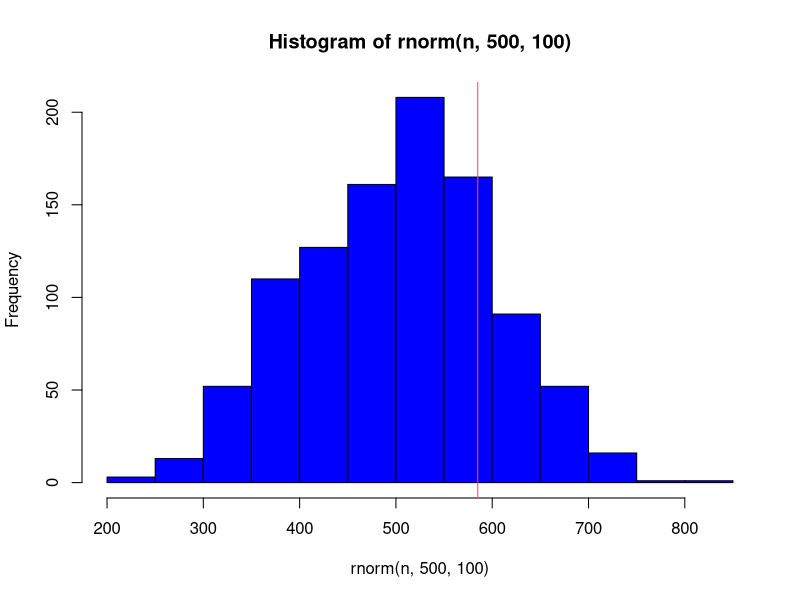
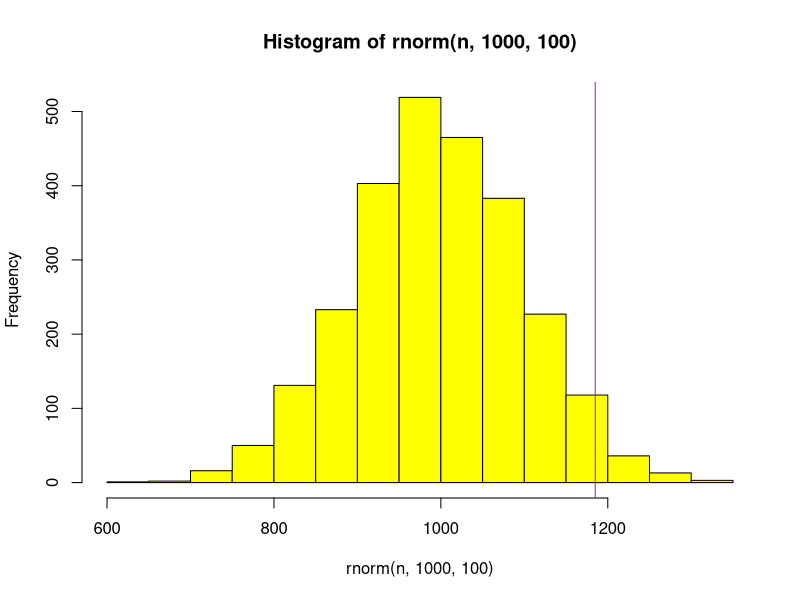

These figures' R source, in order:
#Examen parte III 
#Distribucion normal: Datos continuos 

#Ejemplo1: X es una variable normalmente distribuida con una media de 30 y una desviación
#estándar de 4.

#Encontrar: a)P(x<40), b)P(x>21), c)P(30<x< 35).

#a) P(x<40)
#media
#MEDIA = 30 
#desviación estandar
#DESVIACION ESTANDAR = 4 
#Z=2.5

pnorm(2.5)
pnorm(40,mean=30,sd=4, lower.tail=TRUE)

#b)P(x>21)
#media
#MEDIA = 21 
#desviación estandar
#DESVIACION ESTANDAR = 4 
#Z=-2.25

pnorm(-2.25)
pnorm(21,mean=30, sd=4, lower.tail=TRUE)

#c) P(30<x<35).
#media
#MEDIA = 30 
#desviación estandar
#DESVIACION ESTANDAR = 4
#Z: 1.25

pnorm(1.25)
pnorm(35,mean=30, sd=4, lower.tail=TRUE)-pnorm(30,mean=30, sd=4, lower.tail=TRUE)

#1.- #X es una variable normalmente distribuida con una media de 45 y una desviación
#estándar de 2.
#Encontrar: a) P(x<75), b) P(x>13), c)P(60<x< 82).
#MEDIA = 45 #media
#???? = 2 #desviación estandar
#a) P(x<75)
#Z= 15

pnorm(15)
pnorm(75,mean=45, sd=2, lower.tail=TRUE)

#b) P(x>13)
#Z= -16

pnorm(-16)
pnorm(13,mean=45, sd=2, lower.tail=TRUE)

#c) P(60<x< 82)
#Z= 7.5
#Z= 18.5

pnorm(7.5)
pnorm(18.5)
pnorm(60,mean=45, sd=2, lower.tail=TRUE)
pnorm(82,mean=45, sd=2, lower.tail=TRUE)

pnorm(60,mean=45, sd=2, lower.tail=TRUE) - pnorm(82,mean=45, sd=2, lower.tail=TRUE)

#2.- El ingreso a una determinada universidad se determina mediante un examen nacional. 
#Los resultados de esta prueba se distribuyen normalmente con una media de 500 y una desviación 
#estándar de 100. Timmy quiere ser admitido en esta universidad y sabe que debe obtener mejores resultados que al menos el 70% de los estudiantes que tomaron el examen.
#Timmy presenta el examen y obtuvo 585 puntos. ¿Será admitido en esta universidad?

#a) Genera el siguiente gráfico:
n=1000
hist(rnorm(n,500,100),20, col= "blue")
abline(v=585,col=2)

#P( X < 585) > 70%?
pnorm(585,mean=500, sd=100)
(0.8023375*100)

#Interpretacion: Timmy obtuvo una puntuación mejor que 
#el 80.23% de los estudiantes que tomaron el examen y
#será admitido en esta universidad.

#El ingreso a la BENV se determina mediante la prueba estandarizada EXANII-II. Los resultados de esta prueba se
#distribuyen normalmente con una media de 1000 y una desviación estándar de 100. Tú quieres ser admitido en esta
#institución y sabes que debes obtener mejores resultados que al menos el 90% de los estudiantes que tomaron el examen.
#Presentas el examen y obtuviste 1185 puntos.
#¿Serás admitida/o en la BENV?

#a) Genera el gráfico con n=2600.

n=2600
hist(rnorm(n,1000,100),20, col="yellow")
abline(v=1185, col=46)

#b) Plantea el problema y realiza los cálculos de la probabilidad.

pnorm(1185,mean=1000, sd=100)
(0.9678432*100)

#c) Interpretacion de el resultado

#Interpretacion: obtuve una puntuación mejor que 
#el 96.78% de los estudiantes que tomaron el examen y
#sere admitido en la benv.

set.seed(10)
x <- rnorm(100,10) # Creación de una variable aleatoria de media 10
Media <- 10
test <- t.test(x, mu=Media) # Comparación de la media muestral con la media
print(test)

##
## One Sample t-test
##
## data: x
## t = -1.4507, df = 99, p-value = 0.15
## alternative hypothesis: true mean is not equal to 10
## 95 percent confidence interval:
## 9.676689 10.050213
## sample estimates:
## mean of x
## 9.863451

#Interpretacion 
#El -valor es >0.05, no se rechaza Ho. Por lo
#anto, la muestra tiene media igual a 10.
